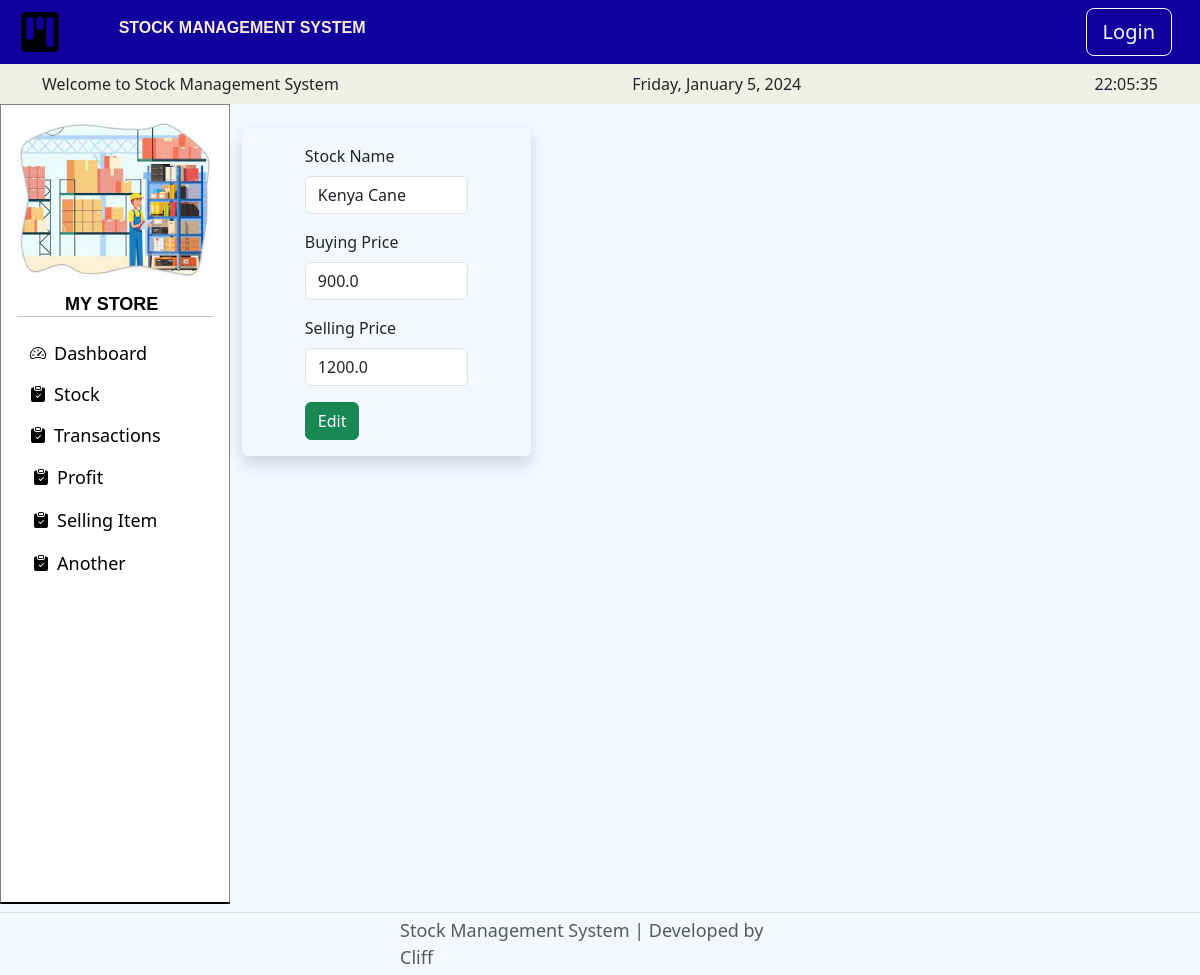
The app's page /edit/3, older data.
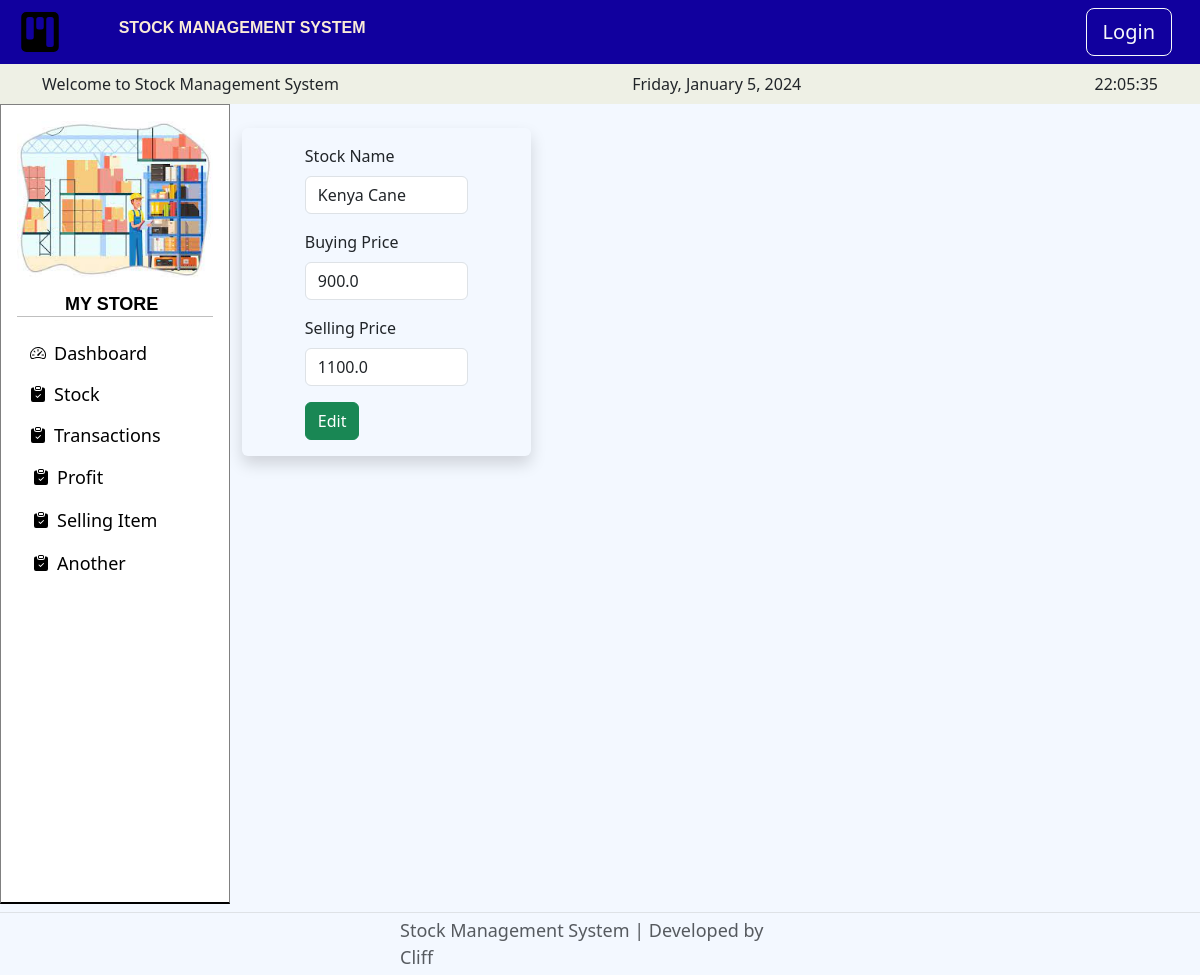
The same page, newer data.
### main.py (models this page shows)
class Stock(db.Model):
    __tablename__ = "stock"
    id = db.Column(db.Integer, primary_key=True)
    item_name = db.Column(db.String(100), unique=True, nullable=False)
    item_quantity = db.Column(db.Integer, nullable=False)
    buying_price = db.Column(db.Float, nullable=False)
    selling_price = db.Column(db.Float, nullable=False)
    transactions = db.relationship("Transactions", back_populates="itemname", cascade="all, delete-orphan")

### main.py (the view)
@app.route("/edit/<int:stock_id>", methods=['POST', 'GET'])
def edit(stock_id):
    stock_to_edit = db.get_or_404(Stock, stock_id)
    edit_form = EditForm(
        item_name=stock_to_edit.item_name,
        buying_price=stock_to_edit.buying_price,
        selling_price=stock_to_edit.selling_price
    )
    if request.method == "POST":
        new_b_price = float(edit_form.buying_price.data)
        new_s_price = float(edit_form.selling_price.data)
        stock_manager.update_item_b_price(stock_to_edit.item_name, new_b_price)
        stock_manager.update_item_s_price(stock_to_edit.item_name, new_s_price)
        return redirect(url_for('stock'))
    return render_template('edit.html', form=edit_form)

### forms.py
class EditForm(FlaskForm):
    item_name = StringField(label="Stock Name", validators=[DataRequired()])
    buying_price = FloatField(label="Buying Price", validators=[DataRequired()])
    selling_price = FloatField(label="Selling Price", validators=[DataRequired()])
    submit = SubmitField("Edit")

### templates/edit.html
{% from "bootstrap5/form.html" import render_form %}
{% extends 'index.html' %}
{% block content %}
<main class="mb-4">
    <div class="container bordered rounded shadow my-4 p-3">
      <div class="row">
        <div class="col-lg-8 col-md-10 mx-auto">
          {{ render_form(form, novalidate=True, button_map={"submit": "success"}) }}
        </div>
      </div>
    </div>
  </main>
{% endblock %}

Row changes from the older to the newer data that the page shows:
changed Stock "Kenya Cane": selling_price "1200.0" → "1100.0"
